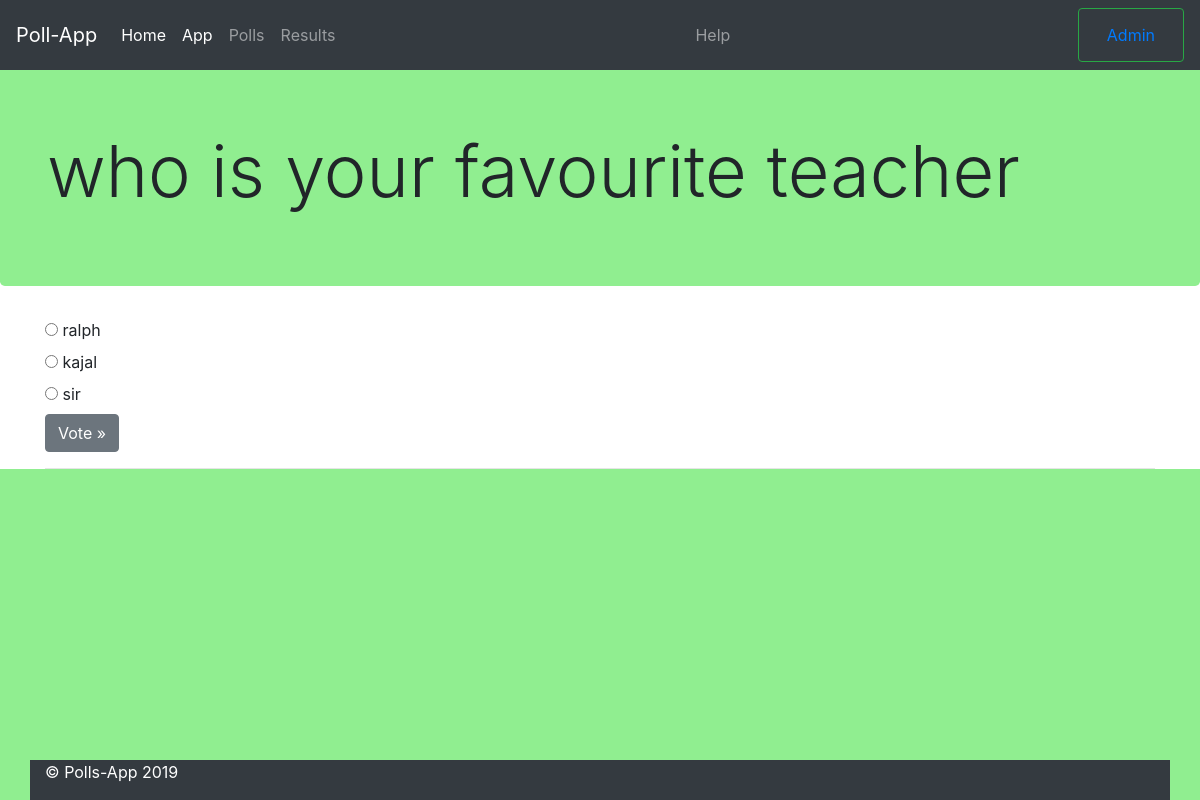
The app's page /polls/2/ with its own data.
### polls/models.py (models this page shows, shortened)
class Question(models.Model):
    question_text = models.CharField(max_length=200)
    pub_date = models.DateTimeField('date published')
    def was_published_recently(self):
        """
        was_published_recently(self):
        """
        now = timezone.now()
        return now - datetime.timedelta(days=1) <= self.pub_date <= now
    was_published_recently.admin_order_field = 'pub_date'
    was_published_recently.boolean = True
    was_published_recently.short_description = 'Published recently?'

class Choice(models.Model):
    question = models.ForeignKey(Question, on_delete=models.CASCADE)
    choice_text = models.CharField(max_length=200)
    votes = models.IntegerField(default=0)

### polls/views.py (the view)
# urls.py: path('<int:pk>/',               views.DetailView.as_view(),             name='detail'),
class DetailView(generic.DetailView):
    data = {}
    LOGGER.debug('DetailView | data=' + str(data))
    model = Question
    template_name = 'polls/detail.html'

### polls/templates/polls/detail.html (shortened to what this page needs)
{% extends 'polls/base.html' %}
{% block content %}
<div class="jumbotron">
    <div class="container">
        <h1 class="display-3">{{ question.question_text }}</h1>
    </div>
</div>
<div class="container">
    <div class="row">
        <div class="col-md-4">
            <form action="{% url 'polls:vote' question.id %}" method="post">
                {% csrf_token %} {% for choice in question.choice_set.all %}
                <input
                    type="radio"
                    name="choice"
                    id="choice{{ forloop.counter }}"
                    value="{{ choice.id }}"
                />
                <label for="choice{{ forloop.counter }}"
                    >{{ choice.choice_text }}</label
                ><br />
                {% endfor %}
                <input
                    class="btn btn-secondary"
                    type="submit"
                    value="Vote &raquo;"
                />
            </form>
        </div>
    </div>
    <hr />
</div>
{% endblock content %}

### polls/static/app/css/app.css (style rules this page uses)
body { padding-top: 4rem; }
html { background-color: lightgreen; }
.jumbotron { background-color: lightgreen; }
.container { width: 100%; height: auto; }

### records on screen
Question: question_text "who is your favourite teacher"
Choice: choice_text "ralph"
Choice: choice_text "kajal"
Choice: choice_text "sir"
